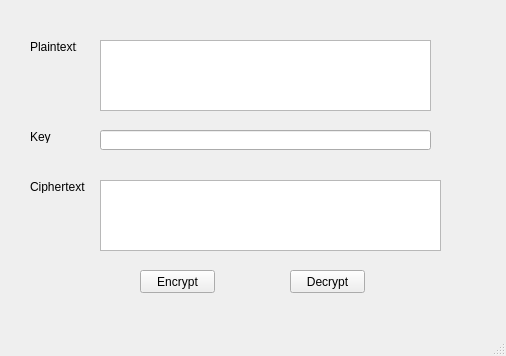
<?xml version="1.0" encoding="UTF-8"?>
<ui version="4.0">
 <class>MainWindow</class>
 <widget class="QMainWindow" name="MainWindow">
  <property name="geometry">
   <rect>
    <x>0</x>
    <y>0</y>
    <width>506</width>
    <height>356</height>
   </rect>
  </property>
  <property name="windowTitle">
   <string>MainWindow</string>
  </property>
  <widget class="QWidget" name="centralwidget">
   <widget class="QLabel" name="label">
    <property name="geometry">
     <rect>
      <x>30</x>
      <y>40</y>
      <width>47</width>
      <height>13</height>
     </rect>
    </property>
    <property name="text">
     <string>Plaintext:</string>
    </property>
   </widget>
   <widget class="QTextEdit" name="txtPlaintext">
    <property name="geometry">
     <rect>
      <x>100</x>
      <y>40</y>
      <width>331</width>
      <height>71</height>
     </rect>
    </property>
   </widget>
   <widget class="QLineEdit" name="txtKey">
    <property name="geometry">
     <rect>
      <x>100</x>
      <y>130</y>
      <width>331</width>
      <height>20</height>
     </rect>
    </property>
    <property name="text">
     <string/>
    </property>
   </widget>
   <widget class="QLabel" name="label_2">
    <property name="geometry">
     <rect>
      <x>30</x>
      <y>130</y>
      <width>47</width>
      <height>13</height>
     </rect>
    </property>
    <property name="text">
     <string>Key</string>
    </property>
   </widget>
   <widget class="QLabel" name="label_3">
    <property name="geometry">
     <rect>
      <x>30</x>
      <y>180</y>
      <width>55</width>
      <height>13</height>
     </rect>
    </property>
    <property name="text">
     <string>Ciphertext:</string>
    </property>
   </widget>
   <widget class="QTextEdit" name="txtCiphertext">
    <property name="geometry">
     <rect>
      <x>100</x>
      <y>180</y>
      <width>341</width>
      <height>71</height>
     </rect>
    </property>
   </widget>
   <widget class="QPushButton" name="btnEncrypt">
    <property name="geometry">
     <rect>
      <x>140</x>
      <y>270</y>
      <width>75</width>
      <height>23</height>
     </rect>
    </property>
    <property name="text">
     <string>Encrypt</string>
    </property>
   </widget>
   <widget class="QPushButton" name="btnDecrypt">
    <property name="geometry">
     <rect>
      <x>290</x>
      <y>270</y>
      <width>75</width>
      <height>23</height>
     </rect>
    </property>
    <property name="text">
     <string>Decrypt</string>
    </property>
   </widget>
  </widget>
  <widget class="QMenuBar" name="menubar">
   <property name="geometry">
    <rect>
     <x>0</x>
     <y>0</y>
     <width>506</width>
     <height>21</height>
    </rect>
   </property>
  </widget>
  <widget class="QStatusBar" name="statusbar"/>
 </widget>
 <resources/>
 <connections/>
</ui>
